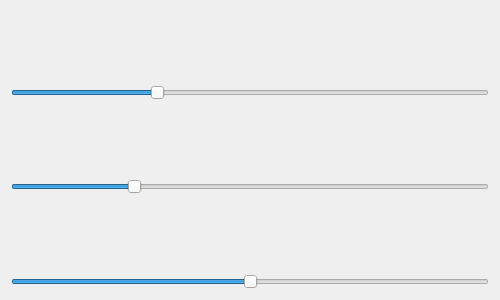
<?xml version="1.0" encoding="UTF-8"?>
<ui version="4.0">
 <class>frmProgressBarColor</class>
 <widget class="QWidget" name="frmProgressBarColor">
  <property name="geometry">
   <rect>
    <x>0</x>
    <y>0</y>
    <width>500</width>
    <height>300</height>
   </rect>
  </property>
  <property name="windowTitle">
   <string>Form</string>
  </property>
  <layout class="QVBoxLayout" name="verticalLayout">
   <item>
    <widget class="ProgressBarColor" name="widget1">
     <property name="value">
      <double>30.000000000000000</double>
     </property>
     <property name="radius">
      <double>0.000000000000000</double>
     </property>
     <property name="textColor">
      <color>
       <red>255</red>
       <green>255</green>
       <blue>255</blue>
      </color>
     </property>
     <property name="barBgColor">
      <color>
       <red>70</red>
       <green>70</green>
       <blue>70</blue>
      </color>
     </property>
    </widget>
   </item>
   <item>
    <widget class="QSlider" name="horizontalSlider1">
     <property name="maximum">
      <number>100</number>
     </property>
     <property name="value">
      <number>30</number>
     </property>
     <property name="orientation">
      <enum>Qt::Horizontal</enum>
     </property>
    </widget>
   </item>
   <item>
    <widget class="ProgressBarColor" name="widget2">
     <property name="maxValue">
      <double>200.000000000000000</double>
     </property>
     <property name="value">
      <double>50.000000000000000</double>
     </property>
     <property name="precision">
      <number>1</number>
     </property>
     <property name="step">
      <double>5.000000000000000</double>
     </property>
     <property name="barColor">
      <color>
       <red>255</red>
       <green>107</green>
       <blue>107</blue>
      </color>
     </property>
    </widget>
   </item>
   <item>
    <widget class="QSlider" name="horizontalSlider2">
     <property name="maximum">
      <number>200</number>
     </property>
     <property name="value">
      <number>50</number>
     </property>
     <property name="orientation">
      <enum>Qt::Horizontal</enum>
     </property>
    </widget>
   </item>
   <item>
    <widget class="ProgressBarColor" name="widget3">
     <property name="minValue">
      <double>-100.000000000000000</double>
     </property>
     <property name="maxValue">
      <double>100.000000000000000</double>
     </property>
     <property name="step">
      <double>7.000000000000000</double>
     </property>
     <property name="radius">
      <double>0.000000000000000</double>
     </property>
     <property name="textColor">
      <color>
       <red>255</red>
       <green>255</green>
       <blue>255</blue>
      </color>
     </property>
     <property name="barBgColor">
      <color>
       <red>80</red>
       <green>80</green>
       <blue>80</blue>
      </color>
     </property>
     <property name="barColor">
      <color>
       <red>24</red>
       <green>198</green>
       <blue>155</blue>
      </color>
     </property>
    </widget>
   </item>
   <item>
    <widget class="QSlider" name="horizontalSlider3">
     <property name="minimum">
      <number>-100</number>
     </property>
     <property name="maximum">
      <number>100</number>
     </property>
     <property name="orientation">
      <enum>Qt::Horizontal</enum>
     </property>
    </widget>
   </item>
  </layout>
 </widget>
 <customwidgets>
  <customwidget>
   <class>ProgressBarColor</class>
   <extends>QWidget</extends>
   <header>progressbarcolor.h</header>
   <container>1</container>
  </customwidget>
 </customwidgets>
 <resources/>
 <connections>
  <connection>
   <sender>horizontalSlider1</sender>
   <signal>valueChanged(int)</signal>
   <receiver>widget1</receiver>
   <slot>setValue(int)</slot>
   <hints>
    <hint type="sourcelabel">
     <x>45</x>
     <y>53</y>
    </hint>
    <hint type="destinationlabel">
     <x>45</x>
     <y>38</y>
    </hint>
   </hints>
  </connection>
  <connection>
   <sender>horizontalSlider2</sender>
   <signal>valueChanged(int)</signal>
   <receiver>widget2</receiver>
   <slot>setValue(int)</slot>
   <hints>
    <hint type="sourcelabel">
     <x>141</x>
     <y>117</y>
    </hint>
    <hint type="destinationlabel">
     <x>141</x>
     <y>100</y>
    </hint>
   </hints>
  </connection>
  <connection>
   <sender>horizontalSlider3</sender>
   <signal>valueChanged(int)</signal>
   <receiver>widget3</receiver>
   <slot>setValue(int)</slot>
   <hints>
    <hint type="sourcelabel">
     <x>184</x>
     <y>196</y>
    </hint>
    <hint type="destinationlabel">
     <x>181</x>
     <y>165</y>
    </hint>
   </hints>
  </connection>
 </connections>
</ui>
